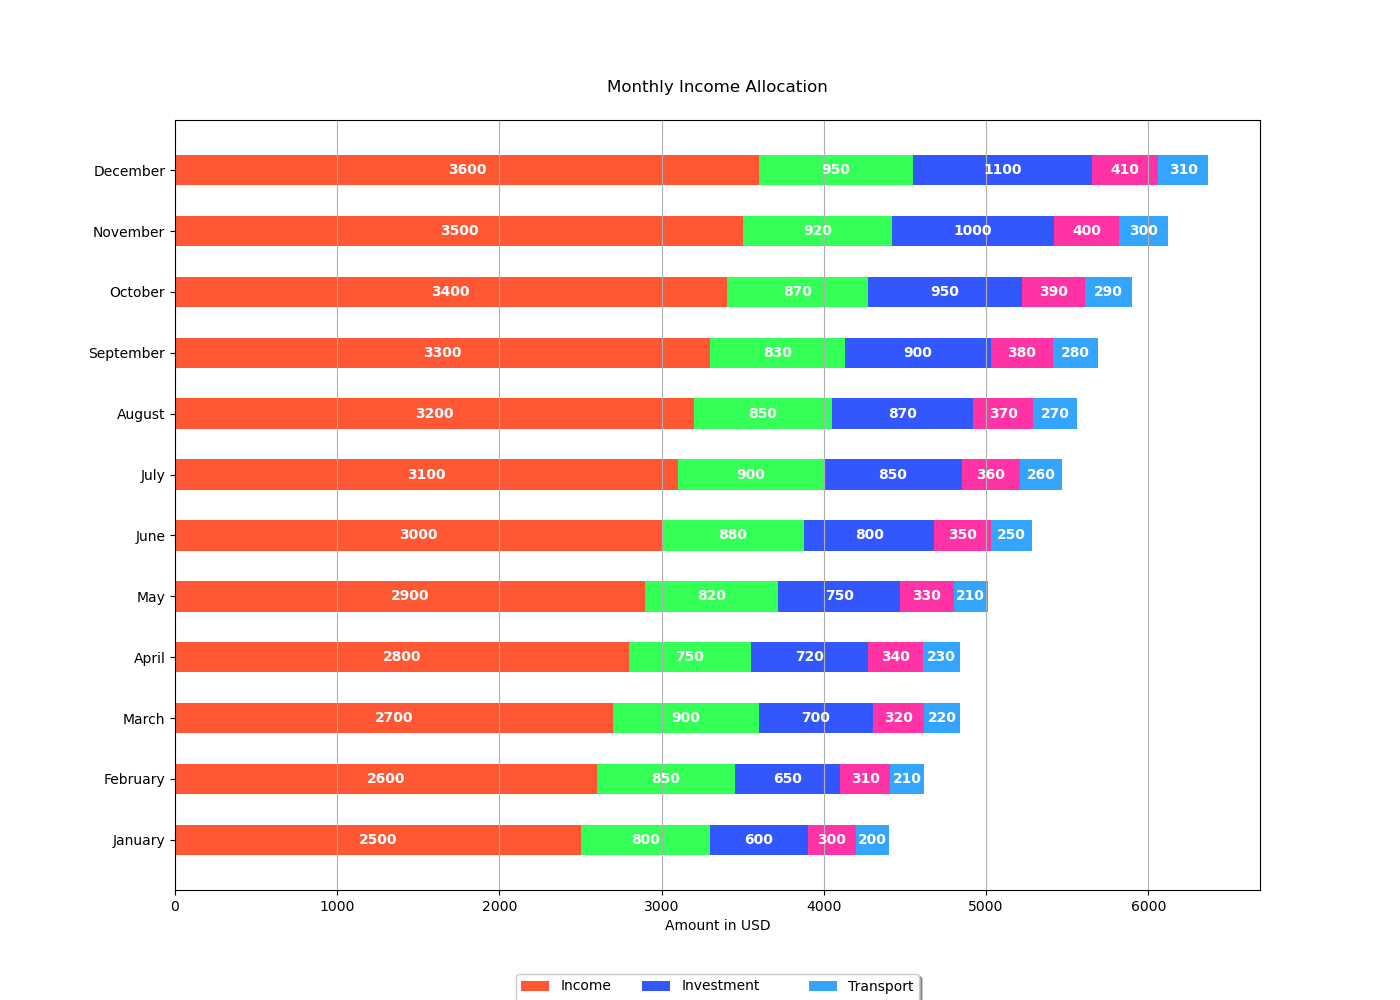

Generate this figure with Python:

import matplotlib.pyplot as plt

# Data
months = ['January', 'February', 'March', 'April', 'May', 'June', 'July', 'August', 'September', 'October', 'November', 'December']
income = [2500, 2600, 2700, 2800, 2900, 3000, 3100, 3200, 3300, 3400, 3500, 3600]
savings = [800, 850, 900, 750, 820, 880, 900, 850, 830, 870, 920, 950]
investment = [600, 650, 700, 720, 750, 800, 850, 870, 900, 950, 1000, 1100]
entertainment = [300, 310, 320, 340, 330, 350, 360, 370, 380, 390, 400, 410]
transport = [200, 210, 220, 230, 210, 250, 260, 270, 280, 290, 300, 310]

# Stacked Bar Chart
fig, ax = plt.subplots(figsize=(14, 10))  # changing width and height of the chart

bar_height = 0.5  # change height of bars
index = range(len(months))

p1 = plt.barh(index, income, bar_height, label='Income', color='#FF5733')
p2 = plt.barh(index, savings, bar_height, left=income, label='Savings', color='#33FF57')
p3 = plt.barh(index, investment, bar_height, left=[i + s for i, s in zip(income, savings)], label='Investment', color='#3357FF')
p4 = plt.barh(index, entertainment, bar_height, left=[i + s + inv for i, s, inv in zip(income, savings, investment)], label='Entertainment', color='#FF33A5')
p5 = plt.barh(index, transport, bar_height, left=[i + s + inv + e for i, s, inv, e in zip(income, savings, investment, entertainment)], label='Transport', color='#33A5FF')

plt.xlabel('Amount in USD')
plt.yticks(index, months)
plt.title('Monthly Income Allocation', pad=20)
plt.legend(loc='upper center', bbox_to_anchor=(0.5, -0.1), shadow=True, ncol=3)

# Customizing the grid
plt.grid(axis='x')

# Adding numerical labels to each bar segment
for i in range(len(months)):
    plt.text(income[i]/2, i, str(income[i]), va='center', ha='center', color='white', fontweight='bold')
    plt.text(income[i] + savings[i]/2, i, str(savings[i]), va='center', ha='center', color='white', fontweight='bold')
    plt.text(income[i] + savings[i] + investment[i]/2, i, str(investment[i]), va='center', ha='center', color='white', fontweight='bold')
    plt.text(income[i] + savings[i] + investment[i] + entertainment[i]/2, i, str(entertainment[i]), va='center', ha='center', color='white', fontweight='bold')
    plt.text(income[i] + savings[i] + investment[i] + entertainment[i] + transport[i]/2, i, str(transport[i]), va='center', ha='center', color='white', fontweight='bold')

plt.show()
